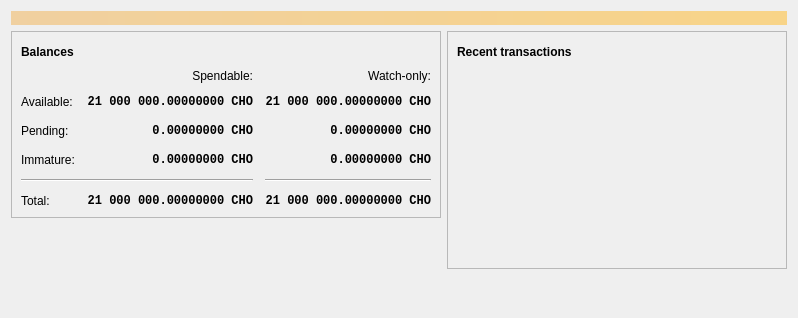
<?xml version="1.0" encoding="UTF-8"?>
<ui version="4.0">
 <class>OverviewPage</class>
 <widget class="QWidget" name="OverviewPage">
  <property name="geometry">
   <rect>
    <x>0</x>
    <y>0</y>
    <width>798</width>
    <height>318</height>
   </rect>
  </property>
  <property name="windowTitle">
   <string>Form</string>
  </property>
  <layout class="QVBoxLayout" name="topLayout">
   <item>
    <widget class="QLabel" name="labelAlerts">
     <property name="visible">
      <bool>false</bool>
     </property>
     <property name="styleSheet">
      <string notr="true">QLabel { background-color: qlineargradient(x1: 0, y1: 0, x2: 1, y2: 0, stop:0 #F0D0A0, stop:1 #F8D488); color:#000000; }</string>
     </property>
     <property name="wordWrap">
      <bool>true</bool>
     </property>
     <property name="margin">
      <number>3</number>
     </property>
     <property name="textInteractionFlags">
      <set>Qt::TextSelectableByMouse</set>
     </property>
    </widget>
   </item>
   <item>
    <layout class="QHBoxLayout" name="horizontalLayout" stretch="1,1">
     <item>
      <layout class="QVBoxLayout" name="verticalLayout_2">
       <item>
        <widget class="QFrame" name="frame">
         <property name="frameShape">
          <enum>QFrame::StyledPanel</enum>
         </property>
         <property name="frameShadow">
          <enum>QFrame::Raised</enum>
         </property>
         <layout class="QVBoxLayout" name="verticalLayout_4">
          <item>
           <layout class="QHBoxLayout" name="horizontalLayout_4">
            <item>
             <widget class="QLabel" name="label_5">
              <property name="font">
               <font>
                <weight>75</weight>
                <bold>true</bold>
               </font>
              </property>
              <property name="text">
               <string>Balances</string>
              </property>
             </widget>
            </item>
            <item>
             <widget class="QPushButton" name="labelWalletStatus">
              <property name="enabled">
               <bool>true</bool>
              </property>
              <property name="maximumSize">
               <size>
                <width>30</width>
                <height>16777215</height>
               </size>
              </property>
              <property name="toolTip">
               <string>The displayed information may be out of date. Your wallet automatically synchronizes with the CARPINCHO network after a connection is established, but this process has not completed yet.</string>
              </property>
              <property name="text">
               <string/>
              </property>
              <property name="icon">
               <iconset resource="../carpincho.qrc">
                <normaloff>:/icons/warning</normaloff>
                <disabledoff>:/icons/warning</disabledoff>:/icons/warning</iconset>
              </property>
              <property name="iconSize">
               <size>
                <width>24</width>
                <height>24</height>
               </size>
              </property>
              <property name="flat">
               <bool>true</bool>
              </property>
             </widget>
            </item>
            <item>
             <spacer name="horizontalSpacer_3">
              <property name="orientation">
               <enum>Qt::Horizontal</enum>
              </property>
              <property name="sizeHint" stdset="0">
               <size>
                <width>40</width>
                <height>20</height>
               </size>
              </property>
             </spacer>
            </item>
           </layout>
          </item>
          <item>
           <layout class="QGridLayout" name="gridLayout">
            <property name="spacing">
             <number>12</number>
            </property>
            <item row="2" column="2">
             <widget class="QLabel" name="labelWatchPending">
              <property name="font">
               <font>
                <family>Monospace</family>
                <weight>75</weight>
                <bold>true</bold>
               </font>
              </property>
              <property name="cursor">
               <cursorShape>IBeamCursor</cursorShape>
              </property>
              <property name="toolTip">
               <string>Unconfirmed transactions to watch-only addresses</string>
              </property>
              <property name="text">
               <string notr="true">0.00000000 CHO</string>
              </property>
              <property name="alignment">
               <set>Qt::AlignRight|Qt::AlignTrailing|Qt::AlignVCenter</set>
              </property>
              <property name="textInteractionFlags">
               <set>Qt::LinksAccessibleByMouse|Qt::TextSelectableByKeyboard|Qt::TextSelectableByMouse</set>
              </property>
             </widget>
            </item>
            <item row="2" column="1">
             <widget class="QLabel" name="labelUnconfirmed">
              <property name="font">
               <font>
                <family>Monospace</family>
                <weight>75</weight>
                <bold>true</bold>
               </font>
              </property>
              <property name="cursor">
               <cursorShape>IBeamCursor</cursorShape>
              </property>
              <property name="toolTip">
               <string>Total of transactions that have yet to be confirmed, and do not yet count toward the spendable balance</string>
              </property>
              <property name="text">
               <string notr="true">0.00000000 CHO</string>
              </property>
              <property name="alignment">
               <set>Qt::AlignRight|Qt::AlignTrailing|Qt::AlignVCenter</set>
              </property>
              <property name="textInteractionFlags">
               <set>Qt::LinksAccessibleByMouse|Qt::TextSelectableByKeyboard|Qt::TextSelectableByMouse</set>
              </property>
             </widget>
            </item>
            <item row="3" column="2">
             <widget class="QLabel" name="labelWatchImmature">
              <property name="font">
               <font>
                <family>Monospace</family>
                <weight>75</weight>
                <bold>true</bold>
               </font>
              </property>
              <property name="cursor">
               <cursorShape>IBeamCursor</cursorShape>
              </property>
              <property name="toolTip">
               <string>Mined balance in watch-only addresses that has not yet matured</string>
              </property>
              <property name="text">
               <string notr="true">0.00000000 CHO</string>
              </property>
              <property name="alignment">
               <set>Qt::AlignRight|Qt::AlignTrailing|Qt::AlignVCenter</set>
              </property>
              <property name="textInteractionFlags">
               <set>Qt::LinksAccessibleByMouse|Qt::TextSelectableByKeyboard|Qt::TextSelectableByMouse</set>
              </property>
             </widget>
            </item>
            <item row="4" column="0" colspan="2">
             <widget class="Line" name="line">
              <property name="orientation">
               <enum>Qt::Horizontal</enum>
              </property>
             </widget>
            </item>
            <item row="4" column="2">
             <widget class="Line" name="lineWatchBalance">
              <property name="sizePolicy">
               <sizepolicy hsizetype="Preferred" vsizetype="Fixed">
                <horstretch>0</horstretch>
                <verstretch>0</verstretch>
               </sizepolicy>
              </property>
              <property name="minimumSize">
               <size>
                <width>140</width>
                <height>0</height>
               </size>
              </property>
              <property name="orientation">
               <enum>Qt::Horizontal</enum>
              </property>
             </widget>
            </item>
            <item row="5" column="0">
             <widget class="QLabel" name="labelTotalText">
              <property name="text">
               <string>Total:</string>
              </property>
             </widget>
            </item>
            <item row="3" column="1">
             <widget class="QLabel" name="labelImmature">
              <property name="font">
               <font>
                <family>Monospace</family>
                <weight>75</weight>
                <bold>true</bold>
               </font>
              </property>
              <property name="cursor">
               <cursorShape>IBeamCursor</cursorShape>
              </property>
              <property name="toolTip">
               <string>Mined balance that has not yet matured</string>
              </property>
              <property name="text">
               <string notr="true">0.00000000 CHO</string>
              </property>
              <property name="alignment">
               <set>Qt::AlignRight|Qt::AlignTrailing|Qt::AlignVCenter</set>
              </property>
              <property name="textInteractionFlags">
               <set>Qt::LinksAccessibleByMouse|Qt::TextSelectableByKeyboard|Qt::TextSelectableByMouse</set>
              </property>
             </widget>
            </item>
            <item row="2" column="3">
             <spacer name="horizontalSpacer_2">
              <property name="orientation">
               <enum>Qt::Horizontal</enum>
              </property>
              <property name="sizeHint" stdset="0">
               <size>
                <width>40</width>
                <height>20</height>
               </size>
              </property>
             </spacer>
            </item>
            <item row="3" column="0">
             <widget class="QLabel" name="labelImmatureText">
              <property name="text">
               <string>Immature:</string>
              </property>
             </widget>
            </item>
            <item row="5" column="1">
             <widget class="QLabel" name="labelTotal">
              <property name="font">
               <font>
                <family>Monospace</family>
                <weight>75</weight>
                <bold>true</bold>
               </font>
              </property>
              <property name="cursor">
               <cursorShape>IBeamCursor</cursorShape>
              </property>
              <property name="toolTip">
               <string>Your current total balance</string>
              </property>
              <property name="text">
               <string notr="true">21 000 000.00000000 CHO</string>
              </property>
              <property name="alignment">
               <set>Qt::AlignRight|Qt::AlignTrailing|Qt::AlignVCenter</set>
              </property>
              <property name="textInteractionFlags">
               <set>Qt::LinksAccessibleByMouse|Qt::TextSelectableByKeyboard|Qt::TextSelectableByMouse</set>
              </property>
             </widget>
            </item>
            <item row="5" column="2">
             <widget class="QLabel" name="labelWatchTotal">
              <property name="font">
               <font>
                <family>Monospace</family>
                <weight>75</weight>
                <bold>true</bold>
               </font>
              </property>
              <property name="cursor">
               <cursorShape>IBeamCursor</cursorShape>
              </property>
              <property name="toolTip">
               <string>Current total balance in watch-only addresses</string>
              </property>
              <property name="text">
               <string notr="true">21 000 000.00000000 CHO</string>
              </property>
              <property name="alignment">
               <set>Qt::AlignRight|Qt::AlignTrailing|Qt::AlignVCenter</set>
              </property>
              <property name="textInteractionFlags">
               <set>Qt::LinksAccessibleByMouse|Qt::TextSelectableByKeyboard|Qt::TextSelectableByMouse</set>
              </property>
             </widget>
            </item>
            <item row="0" column="2">
             <widget class="QLabel" name="labelWatchonly">
              <property name="text">
               <string>Watch-only:</string>
              </property>
              <property name="alignment">
               <set>Qt::AlignRight|Qt::AlignTrailing|Qt::AlignVCenter</set>
              </property>
             </widget>
            </item>
            <item row="1" column="0">
             <widget class="QLabel" name="labelBalanceText">
              <property name="text">
               <string>Available:</string>
              </property>
             </widget>
            </item>
            <item row="1" column="1">
             <widget class="QLabel" name="labelBalance">
              <property name="font">
               <font>
                <family>Monospace</family>
                <weight>75</weight>
                <bold>true</bold>
               </font>
              </property>
              <property name="cursor">
               <cursorShape>IBeamCursor</cursorShape>
              </property>
              <property name="toolTip">
               <string>Your current spendable balance</string>
              </property>
              <property name="text">
               <string notr="true">21 000 000.00000000 CHO</string>
              </property>
              <property name="alignment">
               <set>Qt::AlignRight|Qt::AlignTrailing|Qt::AlignVCenter</set>
              </property>
              <property name="textInteractionFlags">
               <set>Qt::LinksAccessibleByMouse|Qt::TextSelectableByKeyboard|Qt::TextSelectableByMouse</set>
              </property>
             </widget>
            </item>
            <item row="1" column="2">
             <widget class="QLabel" name="labelWatchAvailable">
              <property name="font">
               <font>
                <family>Monospace</family>
                <weight>75</weight>
                <bold>true</bold>
               </font>
              </property>
              <property name="cursor">
               <cursorShape>IBeamCursor</cursorShape>
              </property>
              <property name="toolTip">
               <string>Your current balance in watch-only addresses</string>
              </property>
              <property name="text">
               <string notr="true">21 000 000.00000000 CHO</string>
              </property>
              <property name="alignment">
               <set>Qt::AlignRight|Qt::AlignTrailing|Qt::AlignVCenter</set>
              </property>
              <property name="textInteractionFlags">
               <set>Qt::LinksAccessibleByMouse|Qt::TextSelectableByKeyboard|Qt::TextSelectableByMouse</set>
              </property>
             </widget>
            </item>
            <item row="2" column="0">
             <widget class="QLabel" name="labelPendingText">
              <property name="text">
               <string>Pending:</string>
              </property>
             </widget>
            </item>
            <item row="0" column="1">
             <widget class="QLabel" name="labelSpendable">
              <property name="text">
               <string>Spendable:</string>
              </property>
              <property name="alignment">
               <set>Qt::AlignRight|Qt::AlignTrailing|Qt::AlignVCenter</set>
              </property>
             </widget>
            </item>
           </layout>
          </item>
         </layout>
        </widget>
       </item>
       <item>
        <spacer name="verticalSpacer">
         <property name="orientation">
          <enum>Qt::Vertical</enum>
         </property>
         <property name="sizeHint" stdset="0">
          <size>
           <width>20</width>
           <height>40</height>
          </size>
         </property>
        </spacer>
       </item>
      </layout>
     </item>
     <item>
      <layout class="QVBoxLayout" name="verticalLayout_3">
       <item>
        <widget class="QFrame" name="frame_2">
         <property name="frameShape">
          <enum>QFrame::StyledPanel</enum>
         </property>
         <property name="frameShadow">
          <enum>QFrame::Raised</enum>
         </property>
         <layout class="QVBoxLayout" name="verticalLayout">
          <item>
           <layout class="QHBoxLayout" name="horizontalLayout_2">
            <item>
             <widget class="QLabel" name="label_4">
              <property name="font">
               <font>
                <weight>75</weight>
                <bold>true</bold>
               </font>
              </property>
              <property name="text">
               <string>Recent transactions</string>
              </property>
             </widget>
            </item>
            <item>
             <widget class="QPushButton" name="labelTransactionsStatus">
              <property name="enabled">
               <bool>true</bool>
              </property>
              <property name="maximumSize">
               <size>
                <width>30</width>
                <height>16777215</height>
               </size>
              </property>
              <property name="toolTip">
               <string>The displayed information may be out of date. Your wallet automatically synchronizes with the CARPINCHO network after a connection is established, but this process has not completed yet.</string>
              </property>
              <property name="text">
               <string/>
              </property>
              <property name="icon">
               <iconset resource="../carpincho.qrc">
                <normaloff>:/icons/warning</normaloff>
                <disabledoff>:/icons/warning</disabledoff>:/icons/warning</iconset>
              </property>
              <property name="iconSize">
               <size>
                <width>24</width>
                <height>24</height>
               </size>
              </property>
              <property name="flat">
               <bool>true</bool>
              </property>
             </widget>
            </item>
            <item>
             <spacer name="horizontalSpacer">
              <property name="orientation">
               <enum>Qt::Horizontal</enum>
              </property>
              <property name="sizeHint" stdset="0">
               <size>
                <width>40</width>
                <height>20</height>
               </size>
              </property>
             </spacer>
            </item>
           </layout>
          </item>
          <item>
           <widget class="QListView" name="listTransactions">
            <property name="styleSheet">
             <string notr="true">QListView { background: transparent; }</string>
            </property>
            <property name="frameShape">
             <enum>QFrame::NoFrame</enum>
            </property>
            <property name="verticalScrollBarPolicy">
             <enum>Qt::ScrollBarAlwaysOff</enum>
            </property>
            <property name="horizontalScrollBarPolicy">
             <enum>Qt::ScrollBarAlwaysOff</enum>
            </property>
            <property name="selectionMode">
             <enum>QAbstractItemView::NoSelection</enum>
            </property>
           </widget>
          </item>
         </layout>
        </widget>
       </item>
       <item>
        <spacer name="verticalSpacer_2">
         <property name="orientation">
          <enum>Qt::Vertical</enum>
         </property>
         <property name="sizeHint" stdset="0">
          <size>
           <width>20</width>
           <height>40</height>
          </size>
         </property>
        </spacer>
       </item>
      </layout>
     </item>
    </layout>
   </item>
  </layout>
 </widget>
 <resources/>
 <connections/>
</ui>
